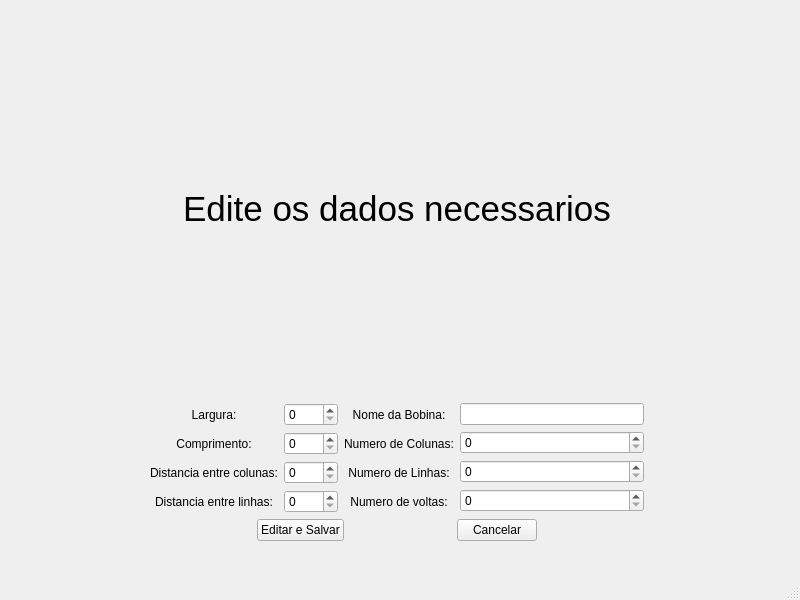
<?xml version="1.0" encoding="UTF-8"?>
<ui version="4.0">
 <class>EditWindow</class>
 <widget class="QMainWindow" name="EditWindow">
  <property name="geometry">
   <rect>
    <x>0</x>
    <y>0</y>
    <width>800</width>
    <height>600</height>
   </rect>
  </property>
  <property name="windowTitle">
   <string>MainWindow</string>
  </property>
  <widget class="QWidget" name="centralwidget">
   <widget class="QWidget" name="layoutWidget">
    <property name="geometry">
     <rect>
      <x>150</x>
      <y>20</y>
      <width>494</width>
      <height>521</height>
     </rect>
    </property>
    <layout class="QVBoxLayout" name="verticalLayout_5">
     <item>
      <widget class="QLabel" name="label_9">
       <property name="font">
        <font>
         <pointsize>26</pointsize>
        </font>
       </property>
       <property name="text">
        <string>Edite os dados necessarios</string>
       </property>
       <property name="alignment">
        <set>Qt::AlignCenter</set>
       </property>
      </widget>
     </item>
     <item>
      <layout class="QHBoxLayout" name="horizontalLayout_2">
       <item>
        <layout class="QVBoxLayout" name="verticalLayout">
         <item>
          <widget class="QLabel" name="label_3">
           <property name="text">
            <string>Largura:</string>
           </property>
           <property name="alignment">
            <set>Qt::AlignCenter</set>
           </property>
          </widget>
         </item>
         <item>
          <widget class="QLabel" name="label_2">
           <property name="text">
            <string>Comprimento:</string>
           </property>
           <property name="alignment">
            <set>Qt::AlignCenter</set>
           </property>
          </widget>
         </item>
         <item>
          <widget class="QLabel" name="label">
           <property name="text">
            <string>Distancia entre colunas:</string>
           </property>
           <property name="alignment">
            <set>Qt::AlignCenter</set>
           </property>
          </widget>
         </item>
         <item>
          <widget class="QLabel" name="label_4">
           <property name="text">
            <string>Distancia entre linhas:</string>
           </property>
           <property name="alignment">
            <set>Qt::AlignCenter</set>
           </property>
          </widget>
         </item>
        </layout>
       </item>
       <item>
        <layout class="QVBoxLayout" name="verticalLayout_2">
         <item>
          <widget class="QDoubleSpinBox" name="largura">
           <property name="decimals">
            <number>0</number>
           </property>
           <property name="maximum">
            <double>1000.000000000000000</double>
           </property>
           <property name="singleStep">
            <double>0.100000000000000</double>
           </property>
          </widget>
         </item>
         <item>
          <widget class="QDoubleSpinBox" name="comprimento">
           <property name="decimals">
            <number>0</number>
           </property>
           <property name="maximum">
            <double>2000.000000000000000</double>
           </property>
          </widget>
         </item>
         <item>
          <widget class="QDoubleSpinBox" name="dist_coluna">
           <property name="decimals">
            <number>0</number>
           </property>
           <property name="maximum">
            <double>1000.000000000000000</double>
           </property>
          </widget>
         </item>
         <item>
          <widget class="QDoubleSpinBox" name="dist_linha">
           <property name="decimals">
            <number>0</number>
           </property>
           <property name="maximum">
            <double>1000.000000000000000</double>
           </property>
          </widget>
         </item>
        </layout>
       </item>
       <item>
        <layout class="QVBoxLayout" name="verticalLayout_4">
         <item>
          <widget class="QLabel" name="label_8">
           <property name="text">
            <string>Nome da Bobina:</string>
           </property>
           <property name="alignment">
            <set>Qt::AlignCenter</set>
           </property>
          </widget>
         </item>
         <item>
          <widget class="QLabel" name="label_5">
           <property name="text">
            <string>Numero de Colunas:</string>
           </property>
           <property name="alignment">
            <set>Qt::AlignCenter</set>
           </property>
          </widget>
         </item>
         <item>
          <widget class="QLabel" name="label_6">
           <property name="text">
            <string>Numero de Linhas:</string>
           </property>
           <property name="alignment">
            <set>Qt::AlignCenter</set>
           </property>
          </widget>
         </item>
         <item>
          <widget class="QLabel" name="label_7">
           <property name="text">
            <string>Numero de voltas:</string>
           </property>
           <property name="alignment">
            <set>Qt::AlignCenter</set>
           </property>
          </widget>
         </item>
        </layout>
       </item>
       <item>
        <layout class="QVBoxLayout" name="verticalLayout_3">
         <item>
          <widget class="QLineEdit" name="nome_bobi">
           <property name="alignment">
            <set>Qt::AlignLeading|Qt::AlignLeft|Qt::AlignVCenter</set>
           </property>
          </widget>
         </item>
         <item>
          <widget class="QSpinBox" name="num_coluna"/>
         </item>
         <item>
          <widget class="QSpinBox" name="num_linha"/>
         </item>
         <item>
          <widget class="QSpinBox" name="num_volta"/>
         </item>
        </layout>
       </item>
      </layout>
     </item>
     <item>
      <layout class="QHBoxLayout" name="horizontalLayout">
       <item>
        <spacer name="horizontalSpacer">
         <property name="orientation">
          <enum>Qt::Horizontal</enum>
         </property>
         <property name="sizeHint" stdset="0">
          <size>
           <width>40</width>
           <height>20</height>
          </size>
         </property>
        </spacer>
       </item>
       <item>
        <widget class="QPushButton" name="editButton">
         <property name="text">
          <string>Editar e Salvar</string>
         </property>
        </widget>
       </item>
       <item>
        <spacer name="horizontalSpacer_4">
         <property name="orientation">
          <enum>Qt::Horizontal</enum>
         </property>
         <property name="sizeHint" stdset="0">
          <size>
           <width>40</width>
           <height>20</height>
          </size>
         </property>
        </spacer>
       </item>
       <item>
        <widget class="QPushButton" name="cancelButton_2">
         <property name="text">
          <string>Cancelar</string>
         </property>
        </widget>
       </item>
       <item>
        <spacer name="horizontalSpacer_2">
         <property name="orientation">
          <enum>Qt::Horizontal</enum>
         </property>
         <property name="sizeHint" stdset="0">
          <size>
           <width>40</width>
           <height>20</height>
          </size>
         </property>
        </spacer>
       </item>
      </layout>
     </item>
    </layout>
   </widget>
  </widget>
  <widget class="QMenuBar" name="menubar">
   <property name="geometry">
    <rect>
     <x>0</x>
     <y>0</y>
     <width>800</width>
     <height>21</height>
    </rect>
   </property>
  </widget>
  <widget class="QStatusBar" name="statusbar"/>
 </widget>
 <resources/>
 <connections/>
</ui>
